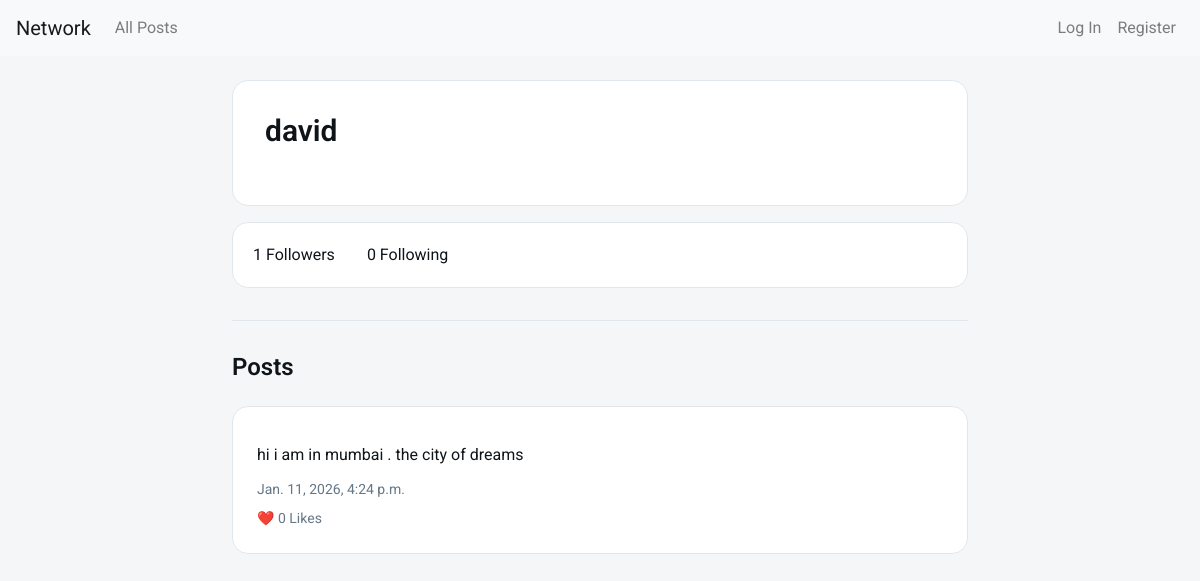
Before: /profile/david with the older database file.
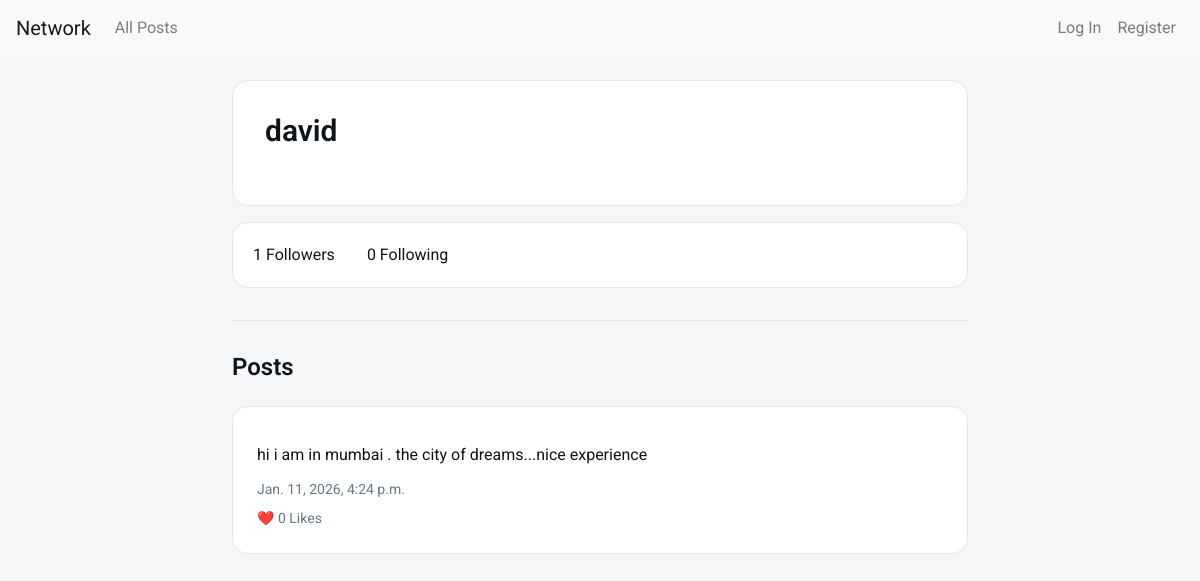
After: the same page with the newer database file.
### network/models.py (models this page shows, shortened)
class Post(models.Model):
    user = models.ForeignKey(User, on_delete=models.CASCADE, related_name="posts")
    content = models.TextField()
    timestamp = models.DateTimeField(auto_now_add=True)
    likes = models.ManyToManyField(User, related_name="liked_posts", blank=True)

### network/views.py (the view)
# urls.py: path("profile/<str:username>", views.profile, name="profile"),
def profile(request, username):
    profile_user = get_object_or_404(User, username=username)
    posts = Post.objects.filter(user=profile_user).order_by("-timestamp")
    followers_count = Follow.objects.filter(following=profile_user).count()
    following_count = Follow.objects.filter(follower=profile_user).count()
    is_following = False
    if request.user.is_authenticated and request.user != profile_user:
        is_following = Follow.objects.filter(
            follower=request.user, following=profile_user
        ).exists()
    return render(
        request,
        "network/profile.html",
        {
            "profile_user": profile_user,
            "posts": posts,
            "followers_count": followers_count,
            "following_count": following_count,
            "is_following": is_following,
        },
    )

### network/templates/network/profile.html (shortened to what this page needs)
{% extends "network/layout.html" %}
{% block body %}
<div class="container">
<div class="profile-header">
    <h2>{{ profile_user.username }}</h2>
</div>
<div class="profile-stats">
    <span>{{ followers_count }} Followers</span>
    <span>{{ following_count }} Following</span>
</div>
<hr>
<h3>Posts</h3>
{% for post in posts %}
    <div class="post">
        <div class="post-content" id="content-{{ post.id }}">
            {{ post.content }}
        </div>
        <div class="post-time">
            {{ post.timestamp }}
        </div>
        <div class="post-actions">
            ❤️ <span id="likes-{{ post.id }}">{{ post.likes.count }}</span> Likes
        </div>
    </div>
{% empty %}
    <p>No posts yet.</p>
{% endfor %}
</div>
{% endblock %}

Changed rows visible on the page:
changed Post: content "hi i am in mumbai . the city of dreams" → "hi i am in mumbai . the city of dreams...nice experience"
